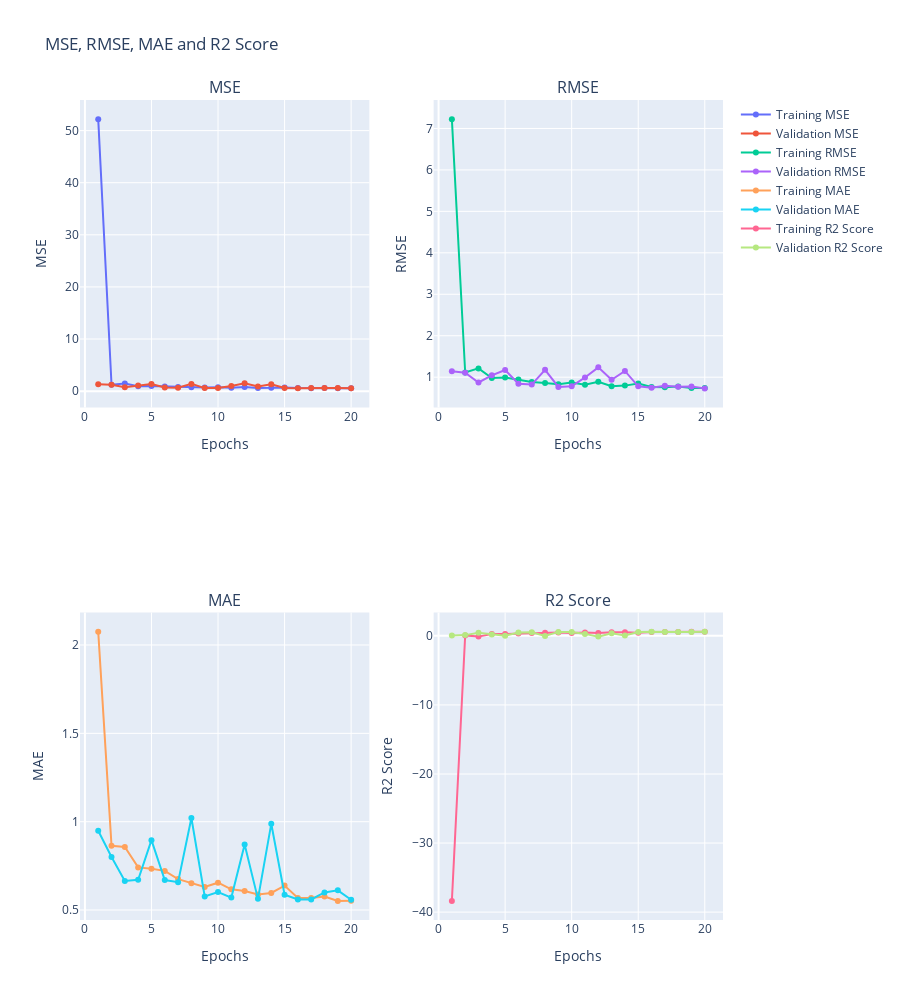

The notebook cell saved with this chart:
### Code cell
reg_trainer.mm.get_metric_chart_collection(["mse", "rmse", "mae", "r2"])

### Figure 1 — Plotly figure (JSON) as saved in the notebook; plotly's stock layout.template omitted (floating-point values rounded to 4 significant figures)
{"data": [{"mode": "lines+markers", "name": "Training MSE", "text": "", "type": "scatter", "x": [1, 2, 3, 4, 5, 6, 7, 8, 9, 10, 11, 12, 13, 14, 15, 16, 17, 18, 19, 20], "xaxis": "x", "y": [52.2, 1.237, 1.469, 0.9637, 0.9901, 0.8936, 0.7863, 0.74, 0.6929, 0.7558, 0.6705, 0.7881, 0.6136, 0.6348, 0.7149, 0.5823, 0.5736, 0.6053, 0.5439, 0.5485], "yaxis": "y"}, {"mode": "lines+markers", "name": "Validation MSE", "text": "", "type": "scatter", "x": [1, 2, 3, 4, 5, 6, 7, 8, 9, 10, 11, 12, 13, 14, 15, 16, 17, 18, 19, 20], "xaxis": "x", "y": [1.307, 1.232, 0.7604, 1.091, 1.376, 0.7124, 0.6755, 1.39, 0.5846, 0.613, 0.9863, 1.53, 0.8783, 1.324, 0.6065, 0.5515, 0.6259, 0.5905, 0.5976, 0.5333], "yaxis": "y"}, {"mode": "lines+markers", "name": "Training RMSE", "text": "", "type": "scatter", "x": [1, 2, 3, 4, 5, 6, 7, 8, 9, 10, 11, 12, 13, 14, 15, 16, 17, 18, 19, 20], "xaxis": "x2", "y": [7.225, 1.112, 1.212, 0.9817, 0.995, 0.9453, 0.8868, 0.8602, 0.8324, 0.8693, 0.8188, 0.8877, 0.7833, 0.7968, 0.8455, 0.7631, 0.7573, 0.778, 0.7375, 0.7406], "yaxis": "y2"}, {"mode": "lines+markers", "name": "Validation RMSE", "text": "", "type": "scatter", "x": [1, 2, 3, 4, 5, 6, 7, 8, 9, 10, 11, 12, 13, 14, 15, 16, 17, 18, 19, 20], "xaxis": "x2", "y": [1.143, 1.11, 0.872, 1.044, 1.173, 0.844, 0.8219, 1.179, 0.7646, 0.7829, 0.9931, 1.237, 0.9372, 1.151, 0.7788, 0.7426, 0.7912, 0.7685, 0.773, 0.7303], "yaxis": "y2"}, {"mode": "lines+markers", "name": "Training MAE", "text": "", "type": "scatter", "x": [1, 2, 3, 4, 5, 6, 7, 8, 9, 10, 11, 12, 13, 14, 15, 16, 17, 18, 19, 20], "xaxis": "x3", "y": [2.076, 0.8632, 0.8575, 0.7413, 0.7336, 0.7216, 0.6751, 0.6515, 0.6304, 0.6548, 0.6173, 0.6072, 0.5878, 0.5968, 0.6383, 0.5687, 0.5681, 0.5759, 0.5518, 0.5529], "yaxis": "y3"}, {"mode": "lines+markers", "name": "Validation MAE", "text": "", "type": "scatter", "x": [1, 2, 3, 4, 5, 6, 7, 8, 9, 10, 11, 12, 13, 14, 15, 16, 17, 18, 19, 20], "xaxis": "x3", "y": [0.9485, 0.8001, 0.6645, 0.6714, 0.8954, 0.6699, 0.6575, 1.021, 0.5767, 0.602, 0.5704, 0.8705, 0.5632, 0.9881, 0.587, 0.5596, 0.5603, 0.5997, 0.6113, 0.5581], "yaxis": "y3"}, {"mode": "lines+markers", "name": "Training R2 Score", "text": "", "type": "scatter", "x": [1, 2, 3, 4, 5, 6, 7, 8, 9, 10, 11, 12, 13, 14, 15, 16, 17, 18, 19, 20], "xaxis": "x4", "y": [-38.37, 0.06677, -0.1077, 0.2732, 0.2532, 0.326, 0.4069, 0.4419, 0.4774, 0.43, 0.4943, 0.4056, 0.5372, 0.5212, 0.4608, 0.5608, 0.5674, 0.5435, 0.5897, 0.5863], "yaxis": "y4"}, {"mode": "lines+markers", "name": "Validation R2 Score", "text": "", "type": "scatter", "x": [1, 2, 3, 4, 5, 6, 7, 8, 9, 10, 11, 12, 13, 14, 15, 16, 17, 18, 19, 20], "xaxis": "x4", "y": [0.05291, 0.1075, 0.449, 0.2095, 0.003101, 0.4838, 0.5105, -0.007434, 0.5764, 0.5558, 0.2853, -0.1086, 0.3636, 0.04082, 0.5605, 0.6004, 0.5464, 0.5721, 0.567, 0.6136], "yaxis": "y4"}], "layout": {"annotations": [{"font": {"size": 16}, "showarrow": false, "text": "MSE", "x": 0.225, "xanchor": "center", "xref": "paper", "y": 1, "yanchor": "bottom", "yref": "paper"}, {"font": {"size": 16}, "showarrow": false, "text": "RMSE", "x": 0.775, "xanchor": "center", "xref": "paper", "y": 1, "yanchor": "bottom", "yref": "paper"}, {"font": {"size": 16}, "showarrow": false, "text": "MAE", "x": 0.225, "xanchor": "center", "xref": "paper", "y": 0.375, "yanchor": "bottom", "yref": "paper"}, {"font": {"size": 16}, "showarrow": false, "text": "R2 Score", "x": 0.775, "xanchor": "center", "xref": "paper", "y": 0.375, "yanchor": "bottom", "yref": "paper"}], "height": 1000, "title": {"text": "MSE, RMSE, MAE and R2 Score"}, "xaxis": {"anchor": "y", "domain": [0, 0.45], "title": {"text": "Epochs"}}, "xaxis2": {"anchor": "y2", "domain": [0.55, 1], "title": {"text": "Epochs"}}, "xaxis3": {"anchor": "y3", "domain": [0, 0.45], "title": {"text": "Epochs"}}, "xaxis4": {"anchor": "y4", "domain": [0.55, 1], "title": {"text": "Epochs"}}, "yaxis": {"anchor": "x", "domain": [0.625, 1], "title": {"text": "MSE"}}, "yaxis2": {"anchor": "x2", "domain": [0.625, 1], "title": {"text": "RMSE"}}, "yaxis3": {"anchor": "x3", "domain": [0, 0.375], "title": {"text": "MAE"}}, "yaxis4": {"anchor": "x4", "domain": [0, 0.375], "title": {"text": "R2 Score"}}}}
